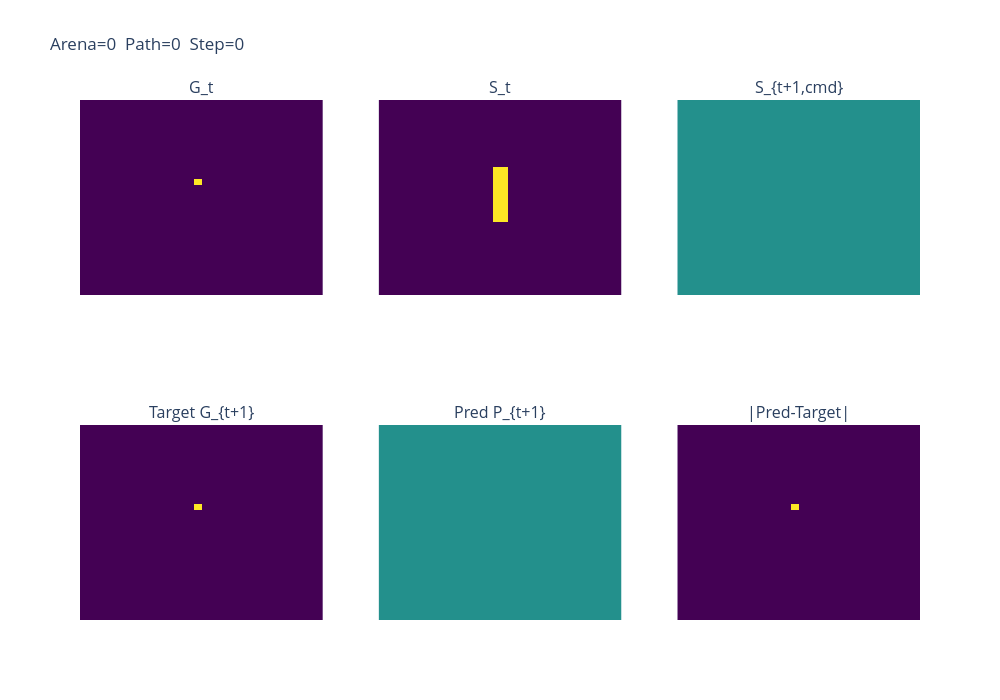

The code cell stored with this chart in its notebook:
### Markdown cell above
## 4 · Inspect a Sample

### Code cell
# Reload if re-running from here
if 'samples' not in dir():
    with open(DATASET_PATH, 'rb') as f:
        samples = pickle.load(f)

viz_utils.show_sample(samples[0], title=f"Arena={samples[0]['metadata']['arena_id']}  Path={samples[0]['metadata']['path_id']}  Step={samples[0]['metadata']['step_id']}")

### Figure 1 — Plotly figure (JSON) as saved in the notebook; plotly's stock layout.template omitted (floating-point values rounded to 4 significant figures; data arrays with more than 128 entries replaced by an {"elided": "..."} marker saying what was removed)
{"data": [{"colorscale": [[0, "#440154"], [0.1111, "#482878"], [0.2222, "#3e4989"], [0.3333, "#31688e"], [0.4444, "#26828e"], [0.5556, "#1f9e89"], [0.6667, "#35b779"], [0.7778, "#6ece58"], [0.8889, "#b5de2b"], [1, "#fde725"]], "showscale": false, "type": "heatmap", "xaxis": "x", "yaxis": "y", "z": {"elided": "32x32 float values"}}, {"colorscale": [[0, "#440154"], [0.1111, "#482878"], [0.2222, "#3e4989"], [0.3333, "#31688e"], [0.4444, "#26828e"], [0.5556, "#1f9e89"], [0.6667, "#35b779"], [0.7778, "#6ece58"], [0.8889, "#b5de2b"], [1, "#fde725"]], "showscale": false, "type": "heatmap", "xaxis": "x2", "yaxis": "y2", "z": {"elided": "32x32 float values"}}, {"colorscale": [[0, "#440154"], [0.1111, "#482878"], [0.2222, "#3e4989"], [0.3333, "#31688e"], [0.4444, "#26828e"], [0.5556, "#1f9e89"], [0.6667, "#35b779"], [0.7778, "#6ece58"], [0.8889, "#b5de2b"], [1, "#fde725"]], "showscale": false, "type": "heatmap", "xaxis": "x3", "yaxis": "y3", "z": {"elided": "32x32 float values"}}, {"colorscale": [[0, "#440154"], [0.1111, "#482878"], [0.2222, "#3e4989"], [0.3333, "#31688e"], [0.4444, "#26828e"], [0.5556, "#1f9e89"], [0.6667, "#35b779"], [0.7778, "#6ece58"], [0.8889, "#b5de2b"], [1, "#fde725"]], "showscale": false, "type": "heatmap", "xaxis": "x4", "yaxis": "y4", "z": {"elided": "32x32 float values"}}, {"colorscale": [[0, "#440154"], [0.1111, "#482878"], [0.2222, "#3e4989"], [0.3333, "#31688e"], [0.4444, "#26828e"], [0.5556, "#1f9e89"], [0.6667, "#35b779"], [0.7778, "#6ece58"], [0.8889, "#b5de2b"], [1, "#fde725"]], "showscale": false, "type": "heatmap", "xaxis": "x5", "yaxis": "y5", "z": {"elided": "32x32 float values"}}, {"colorscale": [[0, "#440154"], [0.1111, "#482878"], [0.2222, "#3e4989"], [0.3333, "#31688e"], [0.4444, "#26828e"], [0.5556, "#1f9e89"], [0.6667, "#35b779"], [0.7778, "#6ece58"], [0.8889, "#b5de2b"], [1, "#fde725"]], "showscale": false, "type": "heatmap", "xaxis": "x6", "yaxis": "y6", "z": {"elided": "32x32 float values"}}], "layout": {"annotations": [{"font": {"size": 16}, "showarrow": false, "text": "G_t", "x": 0.1444, "xanchor": "center", "xref": "paper", "y": 1, "yanchor": "bottom", "yref": "paper"}, {"font": {"size": 16}, "showarrow": false, "text": "S_t", "x": 0.5, "xanchor": "center", "xref": "paper", "y": 1, "yanchor": "bottom", "yref": "paper"}, {"font": {"size": 16}, "showarrow": false, "text": "S_{t+1,cmd}", "x": 0.8556, "xanchor": "center", "xref": "paper", "y": 1, "yanchor": "bottom", "yref": "paper"}, {"font": {"size": 16}, "showarrow": false, "text": "Target G_{t+1}", "x": 0.1444, "xanchor": "center", "xref": "paper", "y": 0.375, "yanchor": "bottom", "yref": "paper"}, {"font": {"size": 16}, "showarrow": false, "text": "Pred P_{t+1}", "x": 0.5, "xanchor": "center", "xref": "paper", "y": 0.375, "yanchor": "bottom", "yref": "paper"}, {"font": {"size": 16}, "showarrow": false, "text": "|Pred-Target|", "x": 0.8556, "xanchor": "center", "xref": "paper", "y": 0.375, "yanchor": "bottom", "yref": "paper"}], "height": 700, "title": {"text": "Arena=0  Path=0  Step=0"}, "width": 1000, "xaxis": {"anchor": "y", "domain": [0, 0.2889], "visible": false}, "xaxis2": {"anchor": "y2", "domain": [0.3556, 0.6444], "visible": false}, "xaxis3": {"anchor": "y3", "domain": [0.7111, 1], "visible": false}, "xaxis4": {"anchor": "y4", "domain": [0, 0.2889], "visible": false}, "xaxis5": {"anchor": "y5", "domain": [0.3556, 0.6444], "visible": false}, "xaxis6": {"anchor": "y6", "domain": [0.7111, 1], "visible": false}, "yaxis": {"anchor": "x", "domain": [0.625, 1], "visible": false}, "yaxis2": {"anchor": "x2", "domain": [0.625, 1], "visible": false}, "yaxis3": {"anchor": "x3", "domain": [0.625, 1], "visible": false}, "yaxis4": {"anchor": "x4", "domain": [0, 0.375], "visible": false}, "yaxis5": {"anchor": "x5", "domain": [0, 0.375], "visible": false}, "yaxis6": {"anchor": "x6", "domain": [0, 0.375], "visible": false}}}
